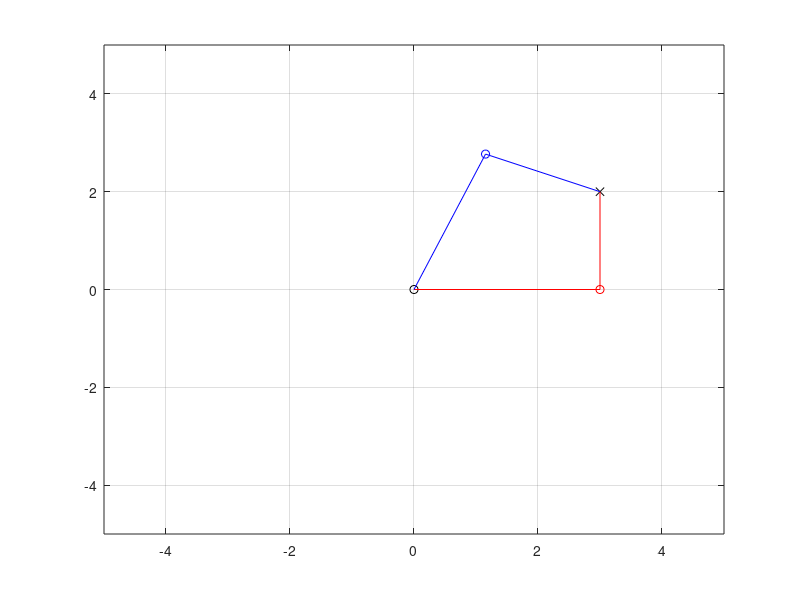

Source code (MATLAB):
% Robotics I 
% Set 1 Page 79 Example 2: 2R planar

close all
clear
clc

l1 = 3;
l2 = 2;
px = 3;
py = 1;

figure() 
title('2R planar robotic arm')

for py = 0:0.5:2

    c2 = (px^2 + py^2 - l1^2 - l2^2) / (2 * l1 * l2);
    q2_plus = atan2(sqrt(1 - c2^2), c2);
    q2_minus = -q2_plus;
    rad2deg(q2_plus)
    rad2deg(q2_minus)

    d1 = l1 + l2 * cos(q2_plus);
    d2 = l2 * sin(q2_plus);
    a = atan2(d2, d1);

    q1_plus = atan2(py, px) - a;
    rad2deg(q1_plus)

    d1 = l1 + l2 * cos(q2_minus);
    d2 = l2 * sin(q2_minus);
    a = atan2(d2, d1);

    q1_minus = atan2(py, px) - a;
    rad2deg(q1_minus)

    plot(l1 * cos(q1_plus), l1 * sin(q1_plus), 'ro')
    hold on
    plot(l1 * cos(q1_minus), l1 * sin(q1_minus), 'bo')
    hold on
    plot(px, py, 'kx', 0, 0, 'ko')
    hold on

    Px = [0, l1 * cos(q1_plus), l1 * cos(q1_plus) + l2 * cos(q1_plus + q2_plus)];
    Py = [0, l1 * sin(q1_plus), l1 * sin(q1_plus) + l2 * sin(q1_plus + q2_plus)];
    plot(Px, Py, 'r')
    hold on

    Px = [0, l1 * cos(q1_minus), l1 * cos(q1_minus) + l2 * cos(q1_minus + q2_minus)];
    Py = [0, l1 * sin(q1_minus), l1 * sin(q1_minus) + l2 * sin(q1_minus + q2_minus)];
    plot(Px, Py, 'b')
    grid on

    xlim([-l1-l2, l1+l2])
    ylim([-l1-l2, l1+l2])
    
    pause(0.7)
    hold off
end